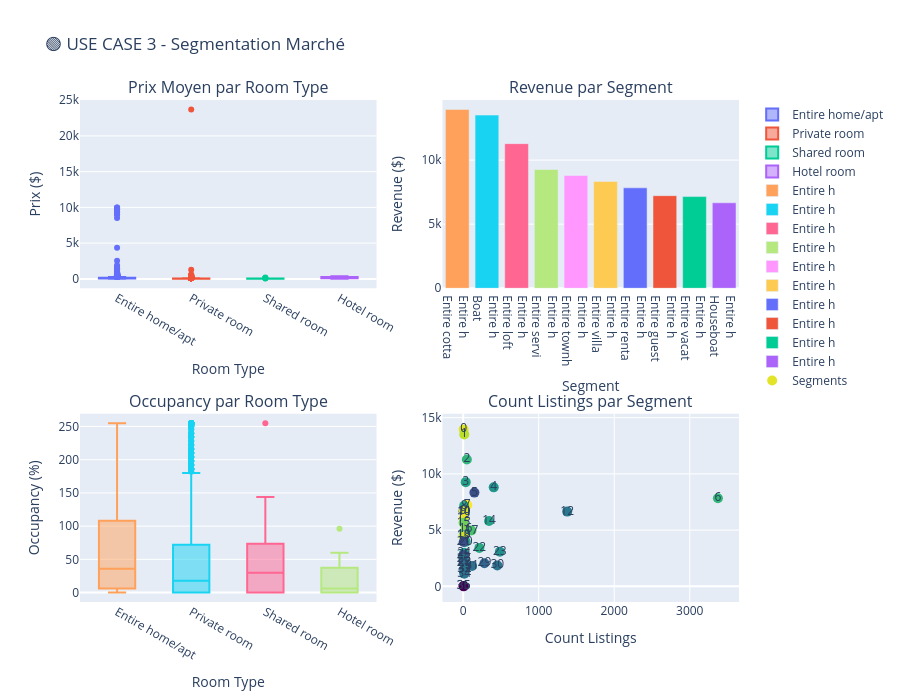

Notebook code cell kept with this figure:
### Markdown cell above
---

## 🟢 USE CASE 3: Segmentation Marché - Room Type × Property Type

**Objectif**: Identifier les segments les plus rentables et leur mix optimal

### Code cell
# 📊 UC-3: Segmentation Marché
segment_analysis = df_analysis.groupby(['room_type', 'property_type']).agg({
    'price': ['mean', 'count'],
    'estimated_revenue_l365d': 'mean',
    'estimated_occupancy_l365d': 'mean',
    'review_scores_rating': 'mean'
}).round(2)

segment_analysis.columns = ['avg_price', 'count', 'avg_revenue', 'avg_occupancy', 'avg_review']
segment_analysis = segment_analysis[segment_analysis['count'] >= 5].sort_values('avg_revenue', ascending=False)

print("🎯 Top Segments (par revenue):")
print(segment_analysis.head(10))

# Visualisations
fig = make_subplots(
    rows=2, cols=2,
    subplot_titles=('Prix Moyen par Room Type', 'Revenue par Segment',
                   'Occupancy par Room Type', 'Count Listings par Segment'),
    specs=[[{'type': 'box'}, {'type': 'bar'}],
           [{'type': 'box'}, {'type': 'scatter'}]]
)

# Box plot prix
for room in df_analysis['room_type'].unique():
    if pd.notna(room):
        data = df_analysis[df_analysis['room_type'] == room]['price']
        fig.add_trace(
            go.Box(y=data, name=room, showlegend=True),
            row=1, col=1
        )

# Bar revenue
for idx, (seg, row) in enumerate(segment_analysis.head(10).iterrows()):
    fig.add_trace(
        go.Bar(x=[f"{seg[0][:8]}<br>{seg[1][:12]}"], y=[row['avg_revenue']], 
               name=f"{seg[0][:8]}"),
        row=1, col=2
    )

# Box occupancy
for room in df_analysis['room_type'].unique():
    if pd.notna(room):
        data = df_analysis[df_analysis['room_type'] == room]['estimated_occupancy_l365d'].dropna()
        fig.add_trace(
            go.Box(y=data, name=room, showlegend=False),
            row=2, col=1
        )

# Scatter count vs revenue
fig.add_trace(
    go.Scatter(x=segment_analysis['count'], y=segment_analysis['avg_revenue'], 
              mode='markers+text', text=[f"{i}" for i in range(len(segment_analysis))],
              marker=dict(size=10, color=segment_analysis['avg_occupancy'], colorscale='Viridis'),
              name='Segments'),
    row=2, col=2
)

fig.update_xaxes(title_text="Room Type", row=1, col=1)
fig.update_yaxes(title_text="Prix ($)", row=1, col=1)
fig.update_xaxes(title_text="Segment", row=1, col=2)
fig.update_yaxes(title_text="Revenue ($)", row=1, col=2)
fig.update_xaxes(title_text="Room Type", row=2, col=1)
fig.update_yaxes(title_text="Occupancy (%)", row=2, col=1)
fig.update_xaxes(title_text="Count Listings", row=2, col=2)
fig.update_yaxes(title_text="Revenue ($)", row=2, col=2)

fig.update_layout(height=700, title_text="🟢 USE CASE 3 - Segmentation Marché", showlegend=True)
fig.show()

print("\n✅ Insight: Entire homes sont plus lucratifs que private rooms malgré prix similaires")

### Figure 1 — Plotly figure (JSON) as saved in the notebook; plotly's stock layout.template omitted (floating-point values rounded to 4 significant figures; data arrays with more than 128 entries replaced by an {"elided": "..."} marker saying what was removed)
{"data": [{"name": "Entire home/apt", "showlegend": true, "type": "box", "xaxis": "x", "y": {"elided": "6012 float values"}, "yaxis": "y"}, {"name": "Private room", "showlegend": true, "type": "box", "xaxis": "x", "y": {"elided": "1712 float values"}, "yaxis": "y"}, {"name": "Shared room", "showlegend": true, "type": "box", "xaxis": "x", "y": [29.0, 25.0, 60.0, 25.0, 29.0, 32.0, 188.0, 143.0, 91.0, 72.0, 29.0, 25.0, 25.0, 25.0, 25.0, 24.0, 25.0, 25.0, 25.0, 24.0, 26.0, 26.0, 40.0, 40.0, 40.0, 41.0, 41.0, 40.0, 40.0, 42.0, 23.0, 25.0, 25.0, 25.0, 27.0, 24.0, 24.0, 25.0, 18.0, 18.0, 24.0], "yaxis": "y"}, {"name": "Hotel room", "showlegend": true, "type": "box", "xaxis": "x", "y": [150.0, 72.0, 270.0, 255.0, 301.0, 383.0, 162.0, 162.0, 201.0, 82.0, 91.0, 91.0, 30.0], "yaxis": "y"}, {"name": "Entire h", "type": "bar", "x": ["Entire h<br>Entire cotta"], "xaxis": "x2", "y": [13950.0], "yaxis": "y2"}, {"name": "Entire h", "type": "bar", "x": ["Entire h<br>Boat"], "xaxis": "x2", "y": [13510.0], "yaxis": "y2"}, {"name": "Entire h", "type": "bar", "x": ["Entire h<br>Entire loft"], "xaxis": "x2", "y": [11280.0], "yaxis": "y2"}, {"name": "Entire h", "type": "bar", "x": ["Entire h<br>Entire servi"], "xaxis": "x2", "y": [9264.0], "yaxis": "y2"}, {"name": "Entire h", "type": "bar", "x": ["Entire h<br>Entire townh"], "xaxis": "x2", "y": [8801.0], "yaxis": "y2"}, {"name": "Entire h", "type": "bar", "x": ["Entire h<br>Entire villa"], "xaxis": "x2", "y": [8336.0], "yaxis": "y2"}, {"name": "Entire h", "type": "bar", "x": ["Entire h<br>Entire renta"], "xaxis": "x2", "y": [7836.0], "yaxis": "y2"}, {"name": "Entire h", "type": "bar", "x": ["Entire h<br>Entire guest"], "xaxis": "x2", "y": [7225], "yaxis": "y2"}, {"name": "Entire h", "type": "bar", "x": ["Entire h<br>Entire vacat"], "xaxis": "x2", "y": [7153.0], "yaxis": "y2"}, {"name": "Entire h", "type": "bar", "x": ["Entire h<br>Houseboat"], "xaxis": "x2", "y": [6667.0], "yaxis": "y2"}, {"name": "Entire home/apt", "showlegend": false, "type": "box", "xaxis": "x3", "y": {"elided": "6012 int values"}, "yaxis": "y3"}, {"name": "Private room", "showlegend": false, "type": "box", "xaxis": "x3", "y": {"elided": "1712 int values"}, "yaxis": "y3"}, {"name": "Shared room", "showlegend": false, "type": "box", "xaxis": "x3", "y": [90, 0, 0, 255, 84, 48, 66, 36, 66, 6, 0, 0, 66, 6, 18, 42, 78, 12, 30, 42, 144, 84, 0, 120, 0, 0, 0, 0, 0, 120, 72, 30, 132, 108, 0, 0, 0, 6, 0, 0, 30], "yaxis": "y3"}, {"name": "Hotel room", "showlegend": false, "type": "box", "xaxis": "x3", "y": [0, 60, 0, 12, 0, 0, 6, 0, 0, 60, 96, 30, 30], "yaxis": "y3"}, {"marker": {"color": [114.4, 107.2, 77.92, 68.65, 62.19, 28.56, 79.49, 119.3, 71.85, 33.6, 114.0, 112.1, 47.18, 115.5, 68.57, 92.5, 96.18, 84.7, 77.67, 110.5, 70.53, 28.29, 72.48, 59.52, 66.69, 28.29, 50.0, 15.75, 44.42, 37.91, 45.13, 44.53, 15.82, 46.5, 45.86, 1.0, 0.0], "colorscale": [[0, "#440154"], [0.1111, "#482878"], [0.2222, "#3e4989"], [0.3333, "#31688e"], [0.4444, "#26828e"], [0.5556, "#1f9e89"], [0.6667, "#35b779"], [0.7778, "#6ece58"], [0.8889, "#b5de2b"], [1, "#fde725"]], "size": 10}, "mode": "markers+text", "name": "Segments", "text": ["0", "1", "2", "3", "4", "5", "6", "7", "8", "9", "10", "11", "12", "13", "14", "15", "16", "17", "18", "19", "20", "21", "22", "23", "24", "25", "26", "27", "28", "29", "30", "31", "32", "33", "34", "35", "36"], "type": "scatter", "x": [7, 15, 49, 34, 405, 149, 3373, 54, 13, 5, 9, 22, 1378, 8, 343, 6, 33, 110, 9, 8, 34, 7, 215, 486, 13, 7, 6, 8, 19, 282, 452, 118, 22, 12, 14, 6, 7], "xaxis": "x4", "y": [13950.0, 13510.0, 11280.0, 9264.0, 8801.0, 8336.0, 7836.0, 7225.0, 7153.0, 6667.0, 6653.0, 6650.0, 6646.0, 6046.0, 5806.0, 5652.0, 5113.0, 4962.0, 4555.0, 4447.0, 3954.0, 3935.0, 3418.0, 3074.0, 2987.0, 2778.0, 2420.0, 2105.0, 2094.0, 2056.0, 1862.0, 1808.0, 1568.0, 1532.0, 1130.0, 27.0, 0.0], "yaxis": "y4"}], "layout": {"annotations": [{"font": {"size": 16}, "showarrow": false, "text": "Prix Moyen par Room Type", "x": 0.225, "xanchor": "center", "xref": "paper", "y": 1, "yanchor": "bottom", "yref": "paper"}, {"font": {"size": 16}, "showarrow": false, "text": "Revenue par Segment", "x": 0.775, "xanchor": "center", "xref": "paper", "y": 1, "yanchor": "bottom", "yref": "paper"}, {"font": {"size": 16}, "showarrow": false, "text": "Occupancy par Room Type", "x": 0.225, "xanchor": "center", "xref": "paper", "y": 0.375, "yanchor": "bottom", "yref": "paper"}, {"font": {"size": 16}, "showarrow": false, "text": "Count Listings par Segment", "x": 0.775, "xanchor": "center", "xref": "paper", "y": 0.375, "yanchor": "bottom", "yref": "paper"}], "height": 700, "showlegend": true, "title": {"text": "🟢 USE CASE 3 - Segmentation Marché"}, "xaxis": {"anchor": "y", "domain": [0, 0.45], "title": {"text": "Room Type"}}, "xaxis2": {"anchor": "y2", "domain": [0.55, 1], "title": {"text": "Segment"}}, "xaxis3": {"anchor": "y3", "domain": [0, 0.45], "title": {"text": "Room Type"}}, "xaxis4": {"anchor": "y4", "domain": [0.55, 1], "title": {"text": "Count Listings"}}, "yaxis": {"anchor": "x", "domain": [0.625, 1], "title": {"text": "Prix ($)"}}, "yaxis2": {"anchor": "x2", "domain": [0.625, 1], "title": {"text": "Revenue ($)"}}, "yaxis3": {"anchor": "x3", "domain": [0, 0.375], "title": {"text": "Occupancy (%)"}}, "yaxis4": {"anchor": "x4", "domain": [0, 0.375], "title": {"text": "Revenue ($)"}}}}
